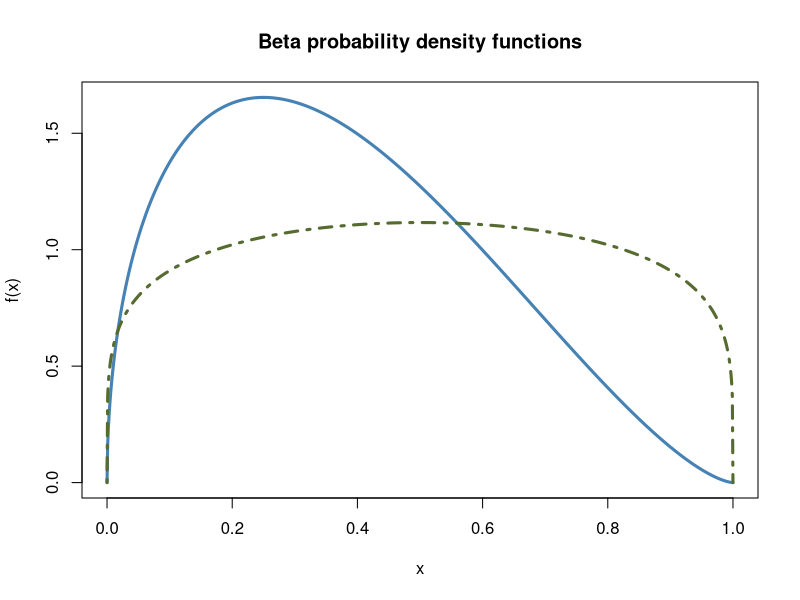
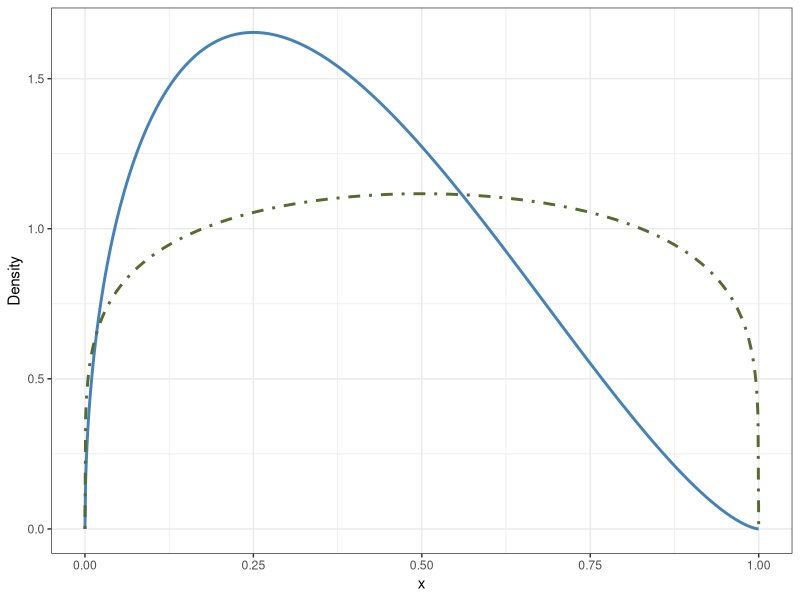

The R script that drew these images, in order:
x <- 0:1000/1000

pdf('../outputs/priors.pdf', 6, 5)
plot(x, dbeta(x, 1.5, 2.5), type = 'l', lty = 1, col = 'steelblue', lwd = 3, ylab = 'f(x)')
lines(x, dbeta(x, 1.2, 1.2), type = 'l', lty = 4, col = 'darkolivegreen', lwd = 3)
title('Beta probability density functions')
dev.off()

library(ggplot2)
theme_set(theme_bw())

pdf('../outputs/priors_gg.pdf', 5.4/1.5, 3.75/1.5)
ggplot() +
  geom_line(aes(x, dbeta(x, 1.5, 2.5)), lty = 1, col = 'steelblue', lwd = 1) +
  geom_line(aes(x, dbeta(x, 1.2, 1.2)), lty = 4, col = 'darkolivegreen', lwd = 1) +
  ylab('Density')
dev.off()
